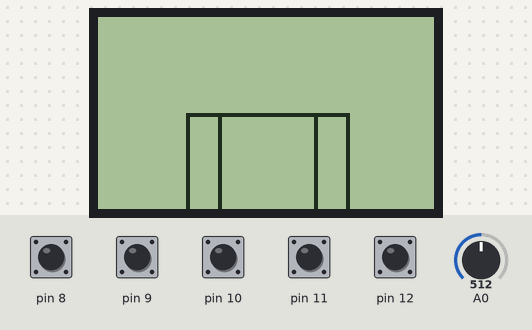
A sketch run on a simulated Arduino Uno, built with avr-gcc and run on an emulated ATmega328P. Shown: 84×48 one-colour display. Inputs (shaded band) come from the test bench; at power-on: pin 8–12 HIGH, A0 = 512. What the sketch prints to the serial monitor is not drawn.

Above: at 1.2 s.
1.3 s: pin 9 pulled LOW for 1 s
At 3.5 s:
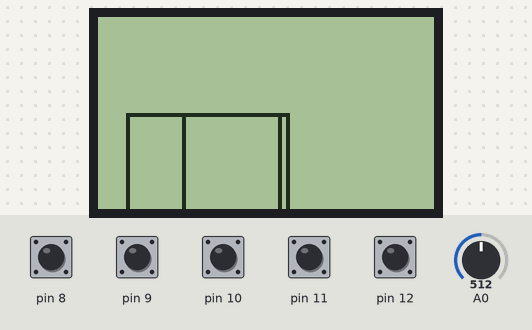
3.8 s: pin 11 pulled LOW for 1 s
At 5.9 s:
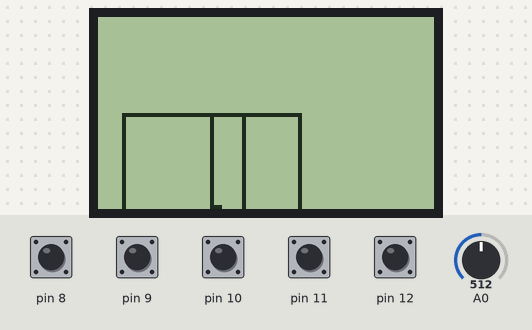
6.3 s: pin 12 pulled LOW for 1 s
At 8.0 s:
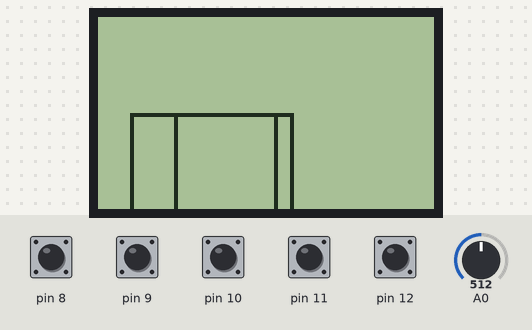
8.8 s: A0 set to 716
At 10.0 s:
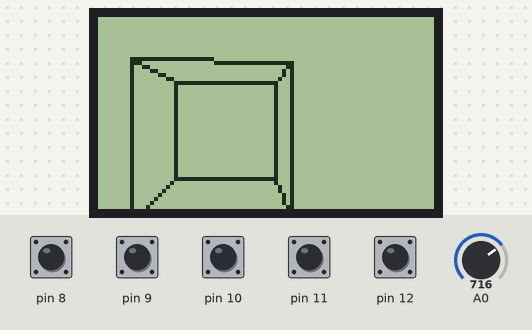
10.3 s: pin 10 pulled LOW for 0.15 s
At 11.4 s:
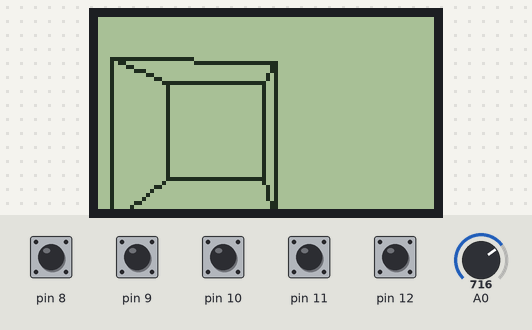
11.9 s: pin 9 pulled LOW for 0.15 s
At 12.8 s:
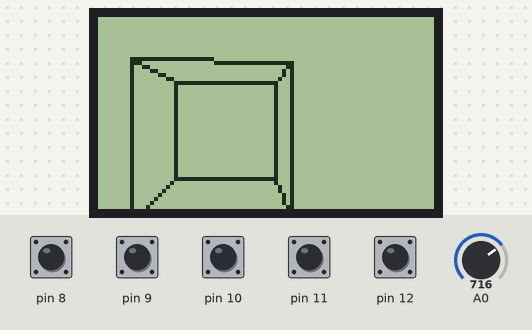
Timing chart, 0 to 14.5 s (numbered marks = the images above; inputs shaded):
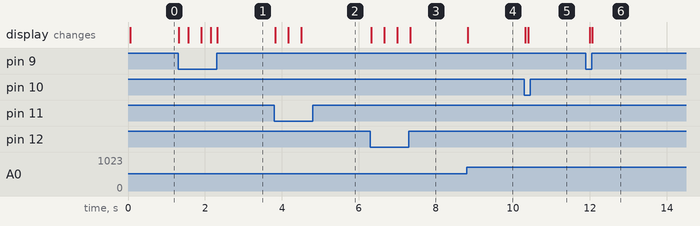

The sketch:

3d_cube.ino
```cpp
#include <SPI.h>
#include <Adafruit_GFX.h>
#include <Adafruit_PCD8544.h>
// simple project with rotating 3D cube using Arduino UNO and Transparent 128x64 OLED Display,
// created by upir, 2022
// youtube channel: https://www.youtube.com/upir_upir
// full tutoral is here: https://youtu.be/kBAcaA7NAlA

// Turbo pressure gauge tutorial: https://youtu.be/JXmw1xOlBdk
// Transparent OLED tutorial: https://youtu.be/hIFDcksXgBk
// Knob + OLED tutorial: https://youtu.be/NPfaLKKsf_Q

// useful links:
// u8g documentation: https://github.com/olikraus/u8glib/wiki/userreference
// Wokwi starting project: https://wokwi.com/arduino/projects/300867986768527882
// Arduino UNO: http://store.arduino.cc/products/arduino-uno-rev3
// Arduino UNO MINI: https://store.arduino.cc/products/uno-mini-le
// Multidimensional arrays: https://www.tutorialspoint.com/arduino/arduino_multi_dimensional_arrays.htm
// 2D Rotation: https://en.wikipedia.org/wiki/Rotation_(mathematics)

Adafruit_PCD8544 display = Adafruit_PCD8544(7, 6, 5, 4, 3);
int points[8][2]; // eight 2D points for the cube, values will be calculated in the code
int change_axis;
int orig_points [8][3] = {  // eight 3D points - set values for 3D cube
{-1,-1, 1},
{1,-1,1},
{1,1,1},
{-1,1,1},
{-1,-1,-1},
{1,-1,-1},
{1,1,-1},
{-1,1,-1}
};
int poten;
float rotated_3d_points [8][3];   // eight 3D points - rotated around Y axis
float angle_deg = 20.0;           // rotation around the Y axis
float z_offset = -4.0;            // offset on Z axis
float cube_size = 60.0;           // cube size (multiplier)
float time_frame;                 // ever increasing time value
float angle_deg2 = 20.0;
float angle_a = 10;
float angle_b = 10;
float angle_j = 1;

int x;
int y;
int z;
byte leftx;
byte rightx;
byte lefty;
byte righty;
void setup() {
  Serial.begin(9600);
  display.begin();
  display.setContrast(50);
  display.clearDisplay();
  display.display();
  pinMode(8, INPUT_PULLUP);

  pinMode(9, INPUT_PULLUP);
  pinMode(10, INPUT_PULLUP);
  pinMode(11, INPUT_PULLUP);
  pinMode(12, INPUT_PULLUP);
}

void loop() {
  byte button = digitalRead(8);
  leftx = digitalRead(9);
  rightx = digitalRead(10);
  lefty = digitalRead(11);
  righty = digitalRead(12);

  z = analogRead(0);
  z = map(z, 0, 1024, 0,360);

  if (!leftx){x -= 5;}
  else if (!rightx) {x += 5;}
  if (!lefty) {y -= 5;}
  else if (!righty) {y += 5;}
  //z_offset =  -2.0;    //
  //cube_size = 18.0;    // uncomment those two lines for a "wide angle camera" -- bigger perspective distort

  // calculate the points
  if (!button){change_axis ++; delay(50);}
  Serial.println(change_axis);
  for (int i=0; i<8; i++) {
      //if (change_axis == 1){
      /*rotated_3d_points [i][0] = orig_points[i][0] * cos(radians(z)) + orig_points[i][1]* -sin(radians(y));
      rotated_3d_points [i][1] = orig_points[i][0] * sin(radians(z)) + orig_points[i][1] * cos(radians(y));
      rotated_3d_points [i][2] = orig_points[i][2] - z_offset;*/
      /*else if(change_axis == 2){
      rotated_3d_points [i][0] = orig_points [i][0] * cos(radians(angle_deg)) - orig_points [i][2] * sin(radians(angle_deg));
      rotated_3d_points [i][1] = orig_points [i][1];
      rotated_3d_points [i][2] = orig_points [i][0] * sin(radians(angle_deg)) + orig_points [i][2] * cos(radians(angle_deg)) + z_offset;}
      else if(change_axis == 3){
      rotated_3d_points [i][2] = orig_points[i][1] * sin(radians(angle_deg)) + orig_points[i][2] * cos(radians(angle_deg)) - z_offset;
      rotated_3d_points [i][1] = orig_points[i][1] * cos(radians(angle_deg)) + orig_points[i][2] * -sin(radians(angle_deg));
      rotated_3d_points [i][0] = orig_points[i][0];}
      else if(change_axis >= 4){ change_axis = 1;}*/


      /*rotated_3d_point [i][0] = cos(radians(angle_j)) + (1-cos(radians(angle_j))
      rotated_3d_point [i][1] =
      rotated_3d_point [i][2] =*/
    // rotate 3d points around the z axis (rotating x and y positions)
    /*rotated_3d_points [i][0] = orig_points[i][0] * cos(radians(x)) + orig_points[i][1]* -sin(radians(x));
    rotated_3d_points [i][1] = orig_points[i][0] * sin(radians(x)) + orig_points[i][1] * cos(radians(x));
    rotated_3d_points [i][2] = orig_points[i][2] - z_offset;*/
    // rotate 3d points around the Y axis (rotating X nad Z positions)
    rotated_3d_points [i][0] = orig_points [i][0] * cos(radians(y)) - orig_points [i][2] * sin(radians(y));
    rotated_3d_points [i][1] = orig_points [i][1] + cos(radians(z));
    rotated_3d_points [i][2] = orig_points [i][0] * sin(radians(y)) + orig_points [i][2] * cos(radians(y)) + z_offset;
    //rotate 3d points around x axis (rotating y and z positions)
    /*rotated_3d_points [i][2] = orig_points[i][1] * sin(radians(angle_deg)) + orig_points[i][2] * cos(radians(angle_deg)) - z_offset;
    rotated_3d_points [i][1] = orig_points[i][1] * cos(radians(angle_deg)) + orig_points[i][2] * -sin(radians(angle_deg));
    rotated_3d_points [i][0] = orig_points[i][0];*/
    // project 3d points into 2d space with perspective divide -- 2D x = x/z,   2D y = y/z
    points[i][0] = round(84/2 + (rotated_3d_points [i][0] + sin(radians(x))) / rotated_3d_points [i][2] * cube_size);
    points[i][1] = round(48/2 + rotated_3d_points [i][1] / rotated_3d_points [i][2] * cube_size);
    }


      // connect the lines between the individual points
      display.drawLine(points[ 0 ][ 0 ], points[ 0 ][ 1 ] , points[ 1 ][ 0 ] , points[ 1 ][ 1 ],1 );  // connect points 0-1
      display.drawLine(points[ 1 ][ 0 ], points[ 1 ][ 1 ] , points[ 2 ][ 0 ] , points[ 2 ][ 1 ],1 );  // connect points 1-2
      display.drawLine(points[ 2 ][ 0 ], points[ 2 ][ 1 ] , points[ 3 ][ 0 ] , points[ 3 ][ 1 ],1 );  // connect points 2-3
      display.drawLine(points[ 3 ][ 0 ], points[ 3 ][ 1 ] , points[ 0 ][ 0 ] , points[ 0 ][ 1 ],1 );  // connect points 3-0

      display.drawLine(points[ 4 ][ 0 ], points[ 4 ][ 1 ] , points[ 5 ][ 0 ] , points[ 5 ][ 1 ],1 );  // connect points 4-5
      display.drawLine(points[ 5 ][ 0 ], points[ 5 ][ 1 ] , points[ 6 ][ 0 ] , points[ 6 ][ 1 ],1 );  // connect points 5-6
      display.drawLine(points[ 6 ][ 0 ], points[ 6 ][ 1 ] , points[ 7 ][ 0 ] , points[ 7 ][ 1 ],1 );  // connect points 6-7
      display.drawLine(points[ 7 ][ 0 ], points[ 7 ][ 1 ] , points[ 4 ][ 0 ] , points[ 4 ][ 1 ],1 );  // connect points 7-4

      display.drawLine(points[ 0 ][ 0 ], points[ 0 ][ 1 ] , points[ 4 ][ 0 ] , points[ 4 ][ 1 ],1 );  // connect points 0-4
      display.drawLine(points[ 1 ][ 0 ], points[ 1 ][ 1 ] , points[ 5 ][ 0 ] , points[ 5 ][ 1 ],1 );  // connect points 1-5
      display.drawLine(points[ 2 ][ 0 ], points[ 2 ][ 1 ] , points[ 6 ][ 0 ] , points[ 6 ][ 1 ],1 );  // connect points 2-6
      display.drawLine(points[ 3 ][ 0 ], points[ 3 ][ 1 ] , points[ 7 ][ 0 ] , points[ 7 ][ 1 ],1 );  // connect points 3-7

      display.display();
      //delay(150);
      display.clearDisplay();
      }
```

Measured:
- after the input at 1.3 s, the display: first changes at once (image 1 shows a later state)
- after the input at 3.8 s, the display: first changes at once (image 2 shows a later state)
- after the input at 6.3 s, the display: first changes at once (image 3 shows a later state)
- after the input at 8.8 s, the display: changes at once (image 4)
- after the input at 10.3 s, the display: first changes at once (image 5 shows a later state)
- after the input at 11.9 s, the display: first changes after 0.09 s (image 6 shows a later state)
